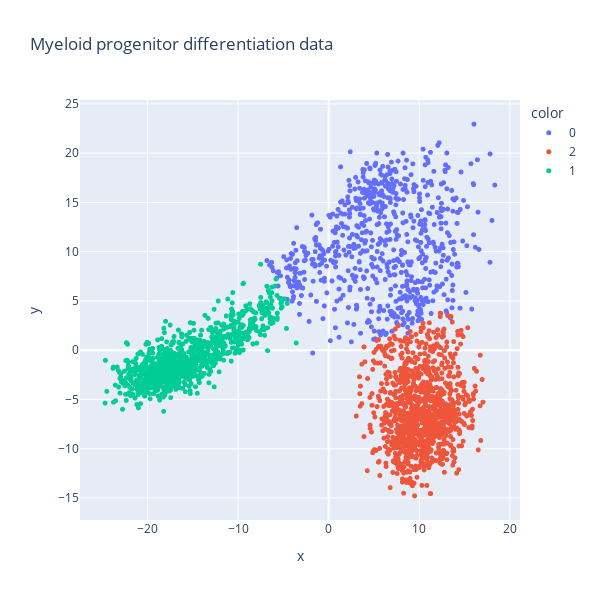

The notebook cell this image was saved under:
### Markdown cell above
## Visualize

### Code cell
fig = px.scatter(
    x=adata.obsm["X_pca"][:, 0],
    y=adata.obsm["X_pca"][:, 1],
    color=adata.obs["cell_type"],
    title="Myeloid progenitor differentiation data",
    width=600,
    height=600,
)
fig.update_traces(marker=dict(size=5))
fig.show()

### Figure 1 — Plotly figure (JSON) as saved in the notebook; plotly's stock layout.template omitted (floating-point values rounded to 4 significant figures; data arrays with more than 128 entries replaced by an {"elided": "..."} marker saying what was removed)
{"data": [{"hovertemplate": "color=0<br>x=%{x}<br>y=%{y}<extra></extra>", "legendgroup": "0", "marker": {"color": "#636efa", "size": 5, "symbol": "circle"}, "mode": "markers", "name": "0", "showlegend": true, "type": "scattergl", "x": {"elided": "700 float values"}, "xaxis": "x", "y": {"elided": "700 float values"}, "yaxis": "y"}, {"hovertemplate": "color=2<br>x=%{x}<br>y=%{y}<extra></extra>", "legendgroup": "2", "marker": {"color": "#EF553B", "size": 5, "symbol": "circle"}, "mode": "markers", "name": "2", "showlegend": true, "type": "scattergl", "x": {"elided": "1072 float values"}, "xaxis": "x", "y": {"elided": "1072 float values"}, "yaxis": "y"}, {"hovertemplate": "color=1<br>x=%{x}<br>y=%{y}<extra></extra>", "legendgroup": "1", "marker": {"color": "#00cc96", "size": 5, "symbol": "circle"}, "mode": "markers", "name": "1", "showlegend": true, "type": "scattergl", "x": {"elided": "958 float values"}, "xaxis": "x", "y": {"elided": "958 float values"}, "yaxis": "y"}], "layout": {"height": 600, "legend": {"title": {"text": "color"}, "tracegroupgap": 0}, "title": {"text": "Myeloid progenitor differentiation data"}, "width": 600, "xaxis": {"anchor": "y", "domain": [0, 1], "title": {"text": "x"}}, "yaxis": {"anchor": "x", "domain": [0, 1], "title": {"text": "y"}}}}
